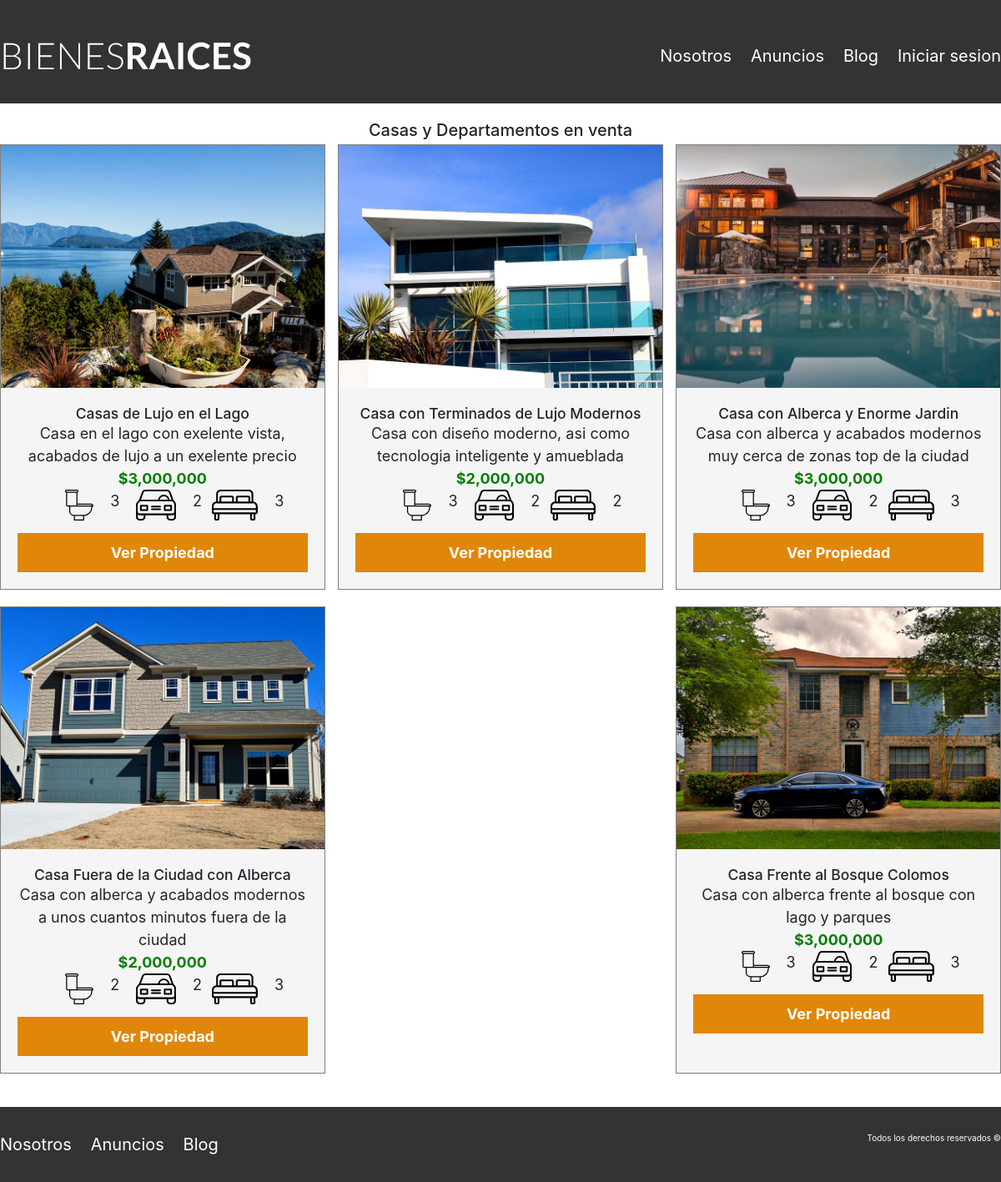
The app's page /anuncios.php with its own data.
### tables this page shows
CREATE TABLE `venta` (
  `id` int(11) unsigned NOT NULL AUTO_INCREMENT,
  `nombre` varchar(50) NOT NULL,
  `descripcion` varchar(200) NOT NULL,
  `imagen` varchar(200) NOT NULL,
  `banios` int(20) NOT NULL DEFAULT '0',
  `cocheras` int(20) NOT NULL DEFAULT '0',
  `recamaras` int(20) NOT NULL DEFAULT '0',
  `precio` double NOT NULL DEFAULT '0',
  `fecha_publicacion` date NOT NULL DEFAULT '0000-00-00',
  `en_venta` tinyint(1) NOT NULL DEFAULT '0',
  `id_usuario` int(11) NOT NULL DEFAULT '0',
  PRIMARY KEY (`id`),
  KEY `id_usuario` (`id_usuario`)
);

### anuncios.php (the view)
<?php
  require_once('header.php');
  $stmt = $conn->prepare("SELECT id, nombre, descripcion, imagen, banios, cocheras, recamaras, precio FROM venta WHERE en_venta = 1 ORDER BY id ASC");
?>
<main class="seccion contenedor">
  <h2 class="centrar-texto">Casas y Departamentos en venta</h2>
  <div class="contenedor-anuncio">
    <?php
      if($stmt->execute()){
        while ($row = $stmt->fetch()){
          ?>
            <div class="anuncio">
              <img src="img/<?php echo $row['imagen']; ?>" alt="anuncio">
              <div class="contenido-anuncio centrar-texto">
                <h3><?php echo $row['nombre']; ?></h3>
                <p><?php echo $row['descripcion']; ?></p>
                <p class="precio">$<?php echo number_format($row['precio']); ?></p>
                <ul class="icono-caracteristicas">
                  <li>
                    <img src="img/icono_wc.svg" alt="WC">
                    <p><?php echo $row['banios']; ?></p>
                  </li>
                  <li>
                    <img src="img/icono_estacionamiento.svg" alt="Estacionamiento">
                    <p><?php echo $row['cocheras']; ?></p>
                  </li>
                  <li>
                    <img src="img/icono_dormitorio.svg" alt="Dormitorio">
                    <p><?php echo $row['recamaras']; ?></p>
                  </li>
                </ul>
                <a href="anuncio.php?id=<?php echo $row['id']; ?>" class="boton boton-amarillo d-block">Ver Propiedad</a>
              </div>
            </div>
          <?php
        }
      }
    ?>
  </div>
</main>
<?php
  require_once('footer.php');
?>

### CSS/normaliza.css (style rules this page uses)
html { line-height: 1.15; -webkit-text-size-adjust: 100%; }
body { margin: 0; }
main { display: block; }
a { background-color: transparent; }
img { border-style: none; }

### CSS/styles.css (style rules this page uses)
html { box-sizing: border-box; font-size: 62.5%; }
*, *:before, *:after { box-sizing: inherit; }
body { font-family: Arial, Helvetica, sans-serif; font-size: 1.6rem; }
img { max-width: 100%; }
h2 { font-size: 3.4rem; }
h3 { font-size: 3rem; }
.contenedor { max-width: 120rem; margin: 0 auto; }
.d-block { display: block!important; }
.boton { color: white; font-weight: 700; text-decoration: none; font-size: 1.8rem; padding: 1rem 3rem; margin-top: 1.5rem; display: inline-block; border: none; }
.boton-amarillo { background-color: #e08709; }
.seccion { margin-top: 2rem; margin-bottom: 2rem; }
.centrar-texto { text-align: center; }
.contenedor-anuncio { display: flex; justify-content: space-between; flex-wrap: wrap; }
.anuncio { flex-shrink: 0; flex-basis: calc(33.3% - 1rem); border-style: solid; border-color: gray; border-width: 1px; background-color: #f5f5f5; margin-bottom: 2rem; }
.contenido-anuncio { padding: 2rem; }
.contenido-anuncio h3 { margin: 0; }
.contenido-anuncio p { margin: 0; font-size: 1.8rem; }
.precio { color: green; font-weight: 700; }
.icono-caracteristicas { list-style: none; padding: 0; display: flex; justify-content: center; flex: 1; max-width: 500px; }
.icono-caracteristicas li { display: flex; }
.icono-caracteristicas li img { margin-right: 2rem; margin-left: 2rem; }

### records on screen
venta: imagen (picture), nombre "Casas de Lujo en el Lago", descripcion "Casa en el lago con exelente vista, acabados de lujo a un exelente precio", precio "3,000,000", banios "3", cocheras "2", recamaras "3"
venta: imagen (picture), nombre "Casa con Terminados de Lujo Modernos", descripcion "Casa con diseño moderno, asi como tecnologia inteligente y amueblada", precio "2,000,000", banios "3", cocheras "2", recamaras "2"
venta: imagen (picture), nombre "Casa con Alberca y Enorme Jardin", descripcion "Casa con alberca y acabados modernos muy cerca de zonas top de la ciudad", precio "3,000,000", banios "3", cocheras "2", recamaras "3"
venta: imagen (picture), nombre "Casa Fuera de la Ciudad con Alberca", descripcion "Casa con alberca y acabados modernos a unos cuantos minutos fuera de la ciudad", precio "2,000,000", banios "2", cocheras "2", recamaras "3"
venta: imagen (picture), nombre "Casa Frente al Bosque Colomos", descripcion "Casa con alberca frente al bosque con lago y parques", precio "3,000,000", banios "3", cocheras "2", recamaras "3"
